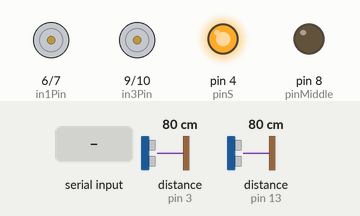
Simulated run of this sketch. Board: Arduino Uno, built with avr-gcc and run on an emulated ATmega328P. Shown: motor-driver pin pairs drawn as motors (green arrow = first pin HIGH = forward, orange = second pin HIGH = backward, longer = more drive, scaled by the enable pin), output pins drawn as LEDs (lit = HIGH). Wiring (inferred from the names in the program): ultrasonic range finder: trigger pin 12; echo pin 13. The test bench sets the inputs (shaded band); at power-on: distance to the obstacle (sensors on pin 13, pin 3) 80 cm. The echo pulse lasts 58.3 µs per cm; pins used as bus, display or sensor lines are not drawn.

Above: at 1.2 s.
1.3 s: distance to the obstacle (sensor on pin 13) set to 32 cm
2.8 s: distance to the obstacle (sensor on pin 13) set to 27 cm
At 3.6 s:
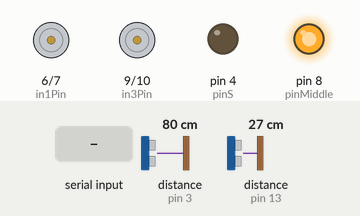
At 4.2 s:
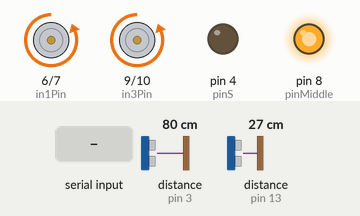
5.8 s: "R&" received over Serial
At 7.21 s:
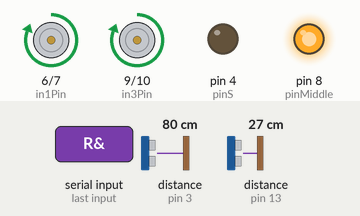
8.8 s: "F&" received over Serial
11.8 s: "B&" received over Serial
14.8 s: distance to the obstacle (sensor on pin 13) set to 35 cm
At 15.13 s:
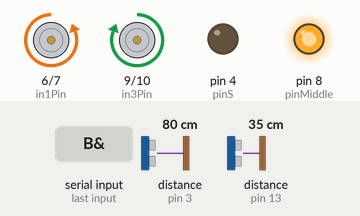
Timing chart, 0 to 17.8 s (numbered marks = the images above; inputs shaded):
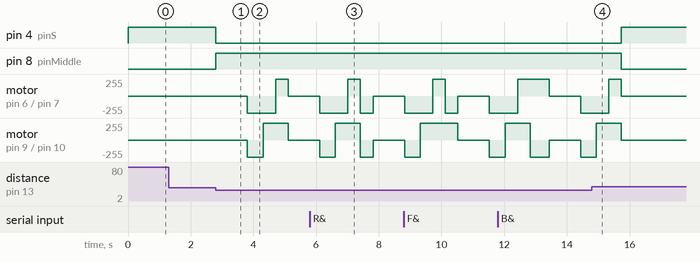

Measured:
- the behaviour switches between 31 and 30 cm on distance to the obstacle (sensor on pin 13) (found by bisection; images 0 and 1)
- after the input at 1.3 s, every drawn part: stays the same
- after the input at 2.8 s, pin 4 (pinS): HIGH → LOW at once; pin 8 (pinMiddle): LOW → HIGH at once
- after the input at 14.8 s, pin 4 (pinS): LOW → HIGH after 0.94 s; pin 8 (pinMiddle): HIGH → LOW after 0.94 s; motor on pin 6 (in1Pin) / pin 7 (in2Pin), motor on pin 9 (in3Pin) / pin 10 (in4Pin): goes on until 15.7 s, then stays stopped

The sketch:

Arduino.ino
```cpp
#define enLPin  5
#define in1Pin  6
#define in2Pin  7
#define in3Pin  9
#define in4Pin  10
#define enRPin  11
#define trigPin 12
#define echoPin 13
#define trigPinR 2
#define echoPinR 3

#define pinMiddle 8
#define pinS 4

// 超声波距离阈值 (厘米)
#define OBSTACLE_DISTANCE 30

#define Speed 150

float distance;
float distanceR;
String command = "";

// 函数声明
void SoftSerialCtrl();
void moveForward();
void moveBackward();
void stopMotors();
void turnLeft();
void turnRight();
float measureDistance();
float measureDistanceR();
void avoidObstacle();
void updateLED(float distance);

void setup() {
  Serial.begin(115200);
  pinMode(in1Pin, OUTPUT);
  pinMode(in2Pin, OUTPUT);
  pinMode(in3Pin, OUTPUT);
  pinMode(in4Pin, OUTPUT);
  pinMode(enLPin, OUTPUT);
  pinMode(enRPin, OUTPUT);
  pinMode(trigPin, OUTPUT);
  pinMode(echoPin, INPUT);
  pinMode(trigPinR, OUTPUT);
  pinMode(echoPinR, INPUT);
  pinMode(pinMiddle, OUTPUT);
  pinMode(pinS, OUTPUT);
}

void loop() {
  SoftSerialCtrl();
  distance = measureDistance();
  updateLED(distance);
}

void SoftSerialCtrl() {
  if (Serial.available() > 0) {
    command = Serial.readStringUntil('&'); // 读取到&为止
    command.trim(); // 清除多余空白符
    if (command == "L") {
      turnLeft();
      delay(400);
      stopMotors();
    } else if (command == "R") {
      turnRight();
      delay(400);
      stopMotors();
    }else if (command == "F") {
      moveForward();
      delay(400);
      stopMotors();
    } else if (command == "B") {
      moveBackward();
      delay(600);
      stopMotors();
    } else if (command == "AL") {
      moveForward();
      delay(200);
      turnLeft();
      delay(200);
      stopMotors();
    } else if (command == "AR") {
      moveForward();
      delay(300);
      turnRight();
      delay(300);
      stopMotors();
    } else if (command == "S") {
      stopMotors();
    }
    command = ""; // 清空命令缓存
  }
}

// 电机控制函数
void moveForward() {
  digitalWrite(enLPin, Speed);
  digitalWrite(in1Pin, LOW);
  digitalWrite(in2Pin, HIGH);

  digitalWrite(enRPin, Speed);
  digitalWrite(in3Pin, HIGH);
  digitalWrite(in4Pin, LOW);
}

void moveBackward() {
  digitalWrite(enLPin, Speed);
  digitalWrite(in1Pin, HIGH);
  digitalWrite(in2Pin, LOW);

  digitalWrite(enRPin, Speed);
  digitalWrite(in3Pin, LOW);
  digitalWrite(in4Pin, HIGH);
}

void stopMotors() {
  digitalWrite(enLPin, LOW);
  digitalWrite(enRPin, LOW);
}

void turnLeft() {
  digitalWrite(enLPin, Speed);
  digitalWrite(in1Pin, HIGH);
  digitalWrite(in2Pin, LOW);

  digitalWrite(enRPin, Speed);
  digitalWrite(in3Pin, HIGH);
  digitalWrite(in4Pin, LOW);
}

void turnRight() {
  digitalWrite(enLPin, Speed);
  digitalWrite(in1Pin, LOW);
  digitalWrite(in2Pin, HIGH);

  digitalWrite(enRPin, Speed);
  digitalWrite(in3Pin, LOW);
  digitalWrite(in4Pin, HIGH);
}

// 测量前方超声波距离
float measureDistance() {
  digitalWrite(trigPin, LOW);
  delayMicroseconds(2);
  digitalWrite(trigPin, HIGH);
  delayMicroseconds(10);
  digitalWrite(trigPin, LOW);

  // 计算声波往返时间
  float duration = pulseIn(echoPin, HIGH);

  // 转换为厘米
  float distance = (duration * 0.034) / 2;
  return distance;
}

// 测量右侧超声波距离
float measureDistanceR() {
  digitalWrite(trigPinR, LOW);
  delayMicroseconds(2);
  digitalWrite(trigPinR, HIGH);
  delayMicroseconds(10);
  digitalWrite(trigPinR, LOW);

  // 计算声波往返时间
  float duration = pulseIn(echoPinR, HIGH);

  // 转换为厘米
  float distance = (duration * 0.034) / 2;
  return distance;
}

// 避障策略
void avoidObstacle(float distanceR) {
  stopMotors();
  delay(1000); // 停止一段时间

  if (distanceR > 0 && distanceR < 30) {
    turnLeft();
    delay(400);
    moveForward();
    delay(400);
    turnRight();
    delay(500);
  } else {
    turnRight();
    delay(500);
    moveForward();
    delay(400);
    turnLeft();
    delay(400);
  }
  stopMotors();
}

void updateLED(float distance) {
  if (distance > 0 && distance < OBSTACLE_DISTANCE) {
    // 障碍物在阈值以内，亮红灯
    digitalWrite(pinMiddle, HIGH); // 红灯亮
    digitalWrite(pinS, LOW);       // 绿灯灭
    // 测量右侧距离
    distanceR = measureDistanceR();
    avoidObstacle(distanceR);
  } else {
    // 障碍物在阈值以外，亮绿灯
    digitalWrite(pinMiddle, LOW);  // 红灯灭
    digitalWrite(pinS, HIGH);      // 绿灯亮
  }
}
```
